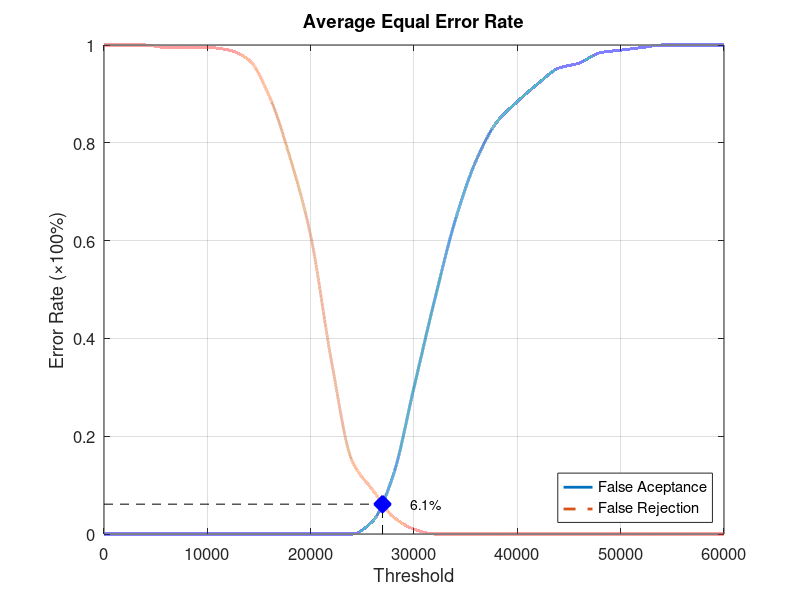
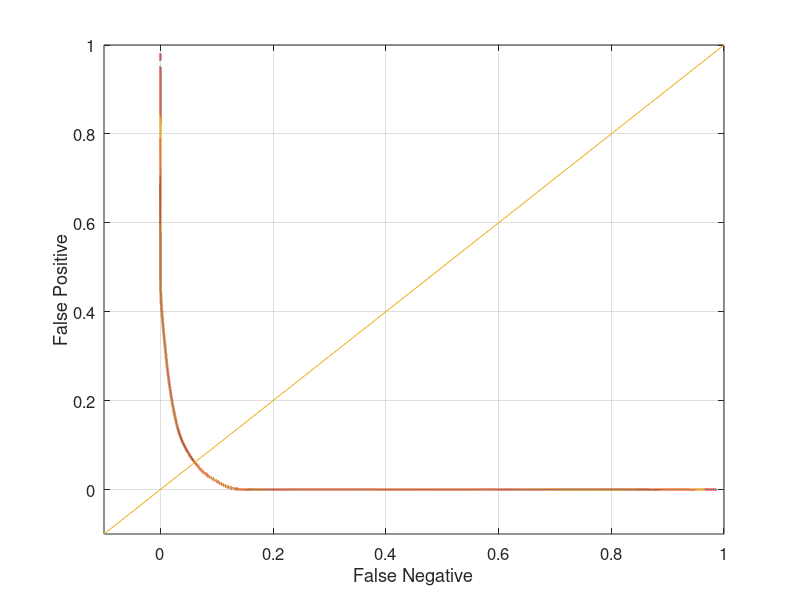

These figures' MATLAB source, in order:
function yEER = Database4_4
close all;
clear;
clc;
x = 0:2000:60000;
xq = 0:0.5:60000;

y0 = [0 0 0 0 0 0 0 0 0 0 0 0 0 0.0263158 0.121053 0.3 0.478947 0.642105 0.763158 0.842105 0.884211 0.921053 0.952632 0.963158 0.984211 0.989474 0.994737 1 1 1 1];
yy0 = interp1(x, y0, xq, 'pchip');
y1 = [1 1 1 0.995 0.995 0.995 0.99 0.97 0.895 0.77 0.61 0.355 0.15 0.09 0.035 0.01 0 0 0 0 0 0 0 0 0 0 0 0 0 0 0];
yy1 = interp1(x, y1, xq, 'pchip');

% Calculating EER: 
y2 = abs(y0 - y1);
find(y2 == min(y2))
yy2 = abs(yy0 - yy1);
xEER = find(yy2 == min(yy2));
xEERIndex = xq(xEER) % X-axis EER
yEER = yy0(xEER) % Y-axis EER

main = figure
plot(xq, yy0,'-','LineWidth', 2);	hold on
plot(xq, yy1,'--','LineWidth', 2);	hold on
plot([xEERIndex xEERIndex], [0 yEER], 'k--');	hold on
plot([0 xEERIndex], [yEER yEER], 'k--');	hold on
plot(xEERIndex, yEER, 'bx', 'LineWidth', 10);	hold on
text(xEERIndex + 10 * xEERIndex / 100, yEER, [num2str(round((10000 * yEER)) / 100) '%'])
legend('False Aceptance', 'False Rejection', 'Location', 'SouthEast')
xlabel('Threshold')
ylabel('Error Rate (\times100%)')
title('Average Equal Error Rate')
set(gca, 'FontSize', 12)
axis([0 60000 0 1])
grid on

print(main, 'Database4_4Main', '-dpng');
FNRxFPR = figure('Color', [1 1 1]);
plot(yy1, yy0, '-', yy1, yy0, 'LineWidth', 2);
hold on
y = -0.1:0.1:1
plot(y, y); 
set(gca, 'FontSize', 12)
xlabel('False Negative')
ylabel('False Positive')
axis([-0.1 1 -0.1 1])
set(gca, 'FontSize', 12)
grid on

print(FNRxFPR, 'Database4_4FNRxFPR','-dpng');
end
